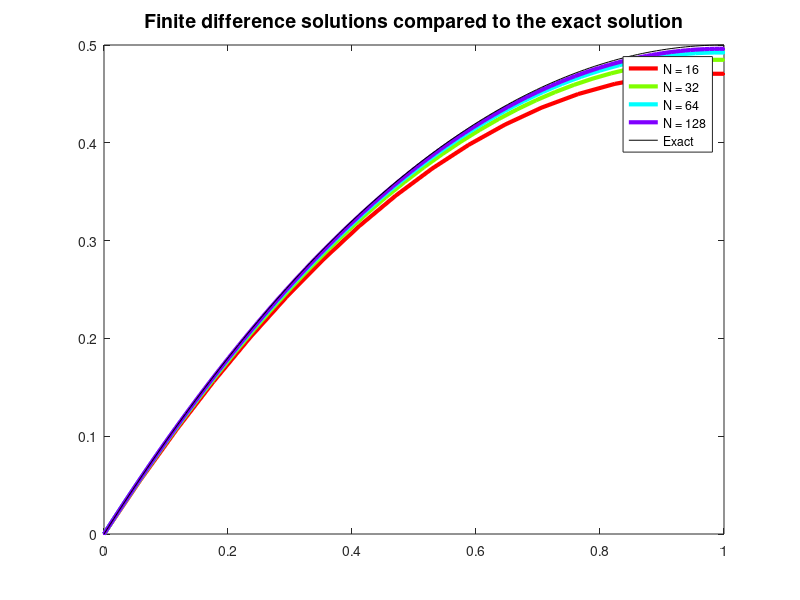
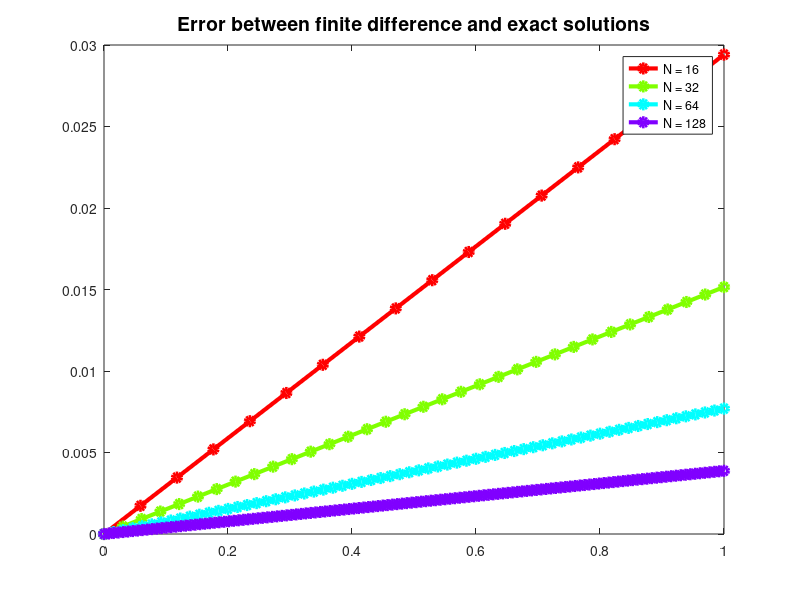

Reproduce these figures in MATLAB, in order.
% HW 1, Problem 4c. CAAM 336, Fall 2014
% solves the steady heat equation u''(x) = 1 with u(0) = 0, u'(1) = 0
clear

uexact = @(x) .5*x.*(2-x);

i = 1;
C = hsv(4); % neat trick: makes a matrix whose values determine colors.
Nlist = [16 32 64 128]; % number of interior points 
for N = Nlist 
    K = N+1; % number of line segments
    h = 1/K; % spacing between points
    x = linspace(0,1,N+2)'; % need +2 to include x_0 and x_{N+1}
    
    A = -2*diag(ones(N,1)) + diag(ones(N-1,1),1) + diag(ones(N-1,1),-1);
    A(N,N-1:N) = [1 -1]; % modify last row of matrix for no-flux boundary condition
    A = -A/h^2;
    b = ones(N,1); % f(x) = 1
    u = A\b;
    
    figure(1)
    plot(x,[0;u;u(N)],'.-','color',C(i,:),'linewidth',3);
    hold on % append value at x(N+1) = x(N)    
    
    figure(2)
    err = uexact(x)-[0;u;u(end)];
    plot(x,err,'o-','color',C(i,:),'linewidth',3);hold on     
   
    i = i+1;    
end
figure(1)
title('Finite difference solutions compared to the exact solution','fontsize',14)
plot(x,uexact(x),'k-')
legend('N = 16','N = 32','N = 64', 'N = 128','Exact')
print(gcf,'-dpng','p4c_sol') % print out graphs to file
figure(2)
title('Error between finite difference and exact solutions','fontsize',14)
legend('N = 16','N = 32','N = 64', 'N = 128')
print(gcf,'-dpng','p4c_error') % print out graphs to file
